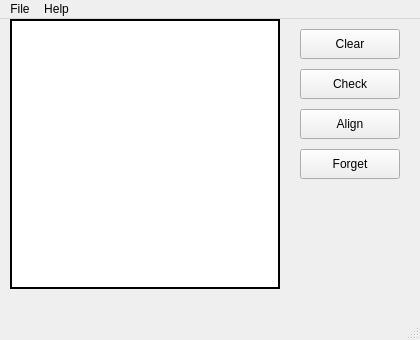
<?xml version="1.0" encoding="UTF-8"?>
<ui version="4.0">
 <class>MainWindow</class>
 <widget class="QMainWindow" name="MainWindow">
  <property name="geometry">
   <rect>
    <x>0</x>
    <y>0</y>
    <width>420</width>
    <height>340</height>
   </rect>
  </property>
  <property name="windowTitle">
   <string>MainWindow</string>
  </property>
  <widget class="QWidget" name="centralwidget">
   <widget class="QWidget" name="widget" native="true">
    <property name="geometry">
     <rect>
      <x>10</x>
      <y>0</y>
      <width>270</width>
      <height>270</height>
     </rect>
    </property>
    <property name="mouseTracking">
     <bool>false</bool>
    </property>
    <property name="autoFillBackground">
     <bool>false</bool>
    </property>
    <property name="styleSheet">
     <string notr="true">border: 2px solid black;
background-color: white;</string>
    </property>
   </widget>
    <widget class="QPushButton" name="clearButton">
    <property name="geometry">
     <rect>
      <x>300</x>
      <y>10</y>
      <width>100</width>
      <height>30</height>
     </rect>
    </property>
    <property name="text">
     <string>Clear</string>
    </property>
   </widget>
   <widget class="QPushButton" name="checkButton">
    <property name="geometry">
     <rect>
      <x>300</x>
      <y>50</y>
      <width>100</width>
      <height>30</height>
     </rect>
    </property>
    <property name="text">
     <string>Check</string>
    </property>
   </widget>
   <widget class="QPushButton" name="alignButton">
    <property name="geometry">
     <rect>
      <x>300</x>
      <y>90</y>
      <width>100</width>
      <height>30</height>
     </rect>
    </property>
    <property name="text">
     <string>Align</string>
    </property>
   </widget>
   <widget class="QPushButton" name="forgetButton">
    <property name="geometry">
     <rect>
      <x>300</x>
      <y>130</y>
      <width>100</width>
      <height>30</height>
     </rect>
    </property>
    <property name="text">
     <string>Forget</string>
    </property>
   </widget>
  </widget>
  <widget class="QMenuBar" name="menubar">
   <property name="geometry">
    <rect>
     <x>0</x>
     <y>0</y>
     <width>420</width>
     <height>33</height>
    </rect>
   </property>
   <widget class="QMenu" name="menuFile">
    <property name="title">
     <string>File</string>
    </property>
    <addaction name="actionLoad_weights"/>
    <addaction name="actionSave_weights"/>
   </widget>
   <widget class="QMenu" name="menuHelp">
    <property name="title">
     <string>Help</string>
    </property>
    <addaction name="actionAbout"/>
   </widget>
   <addaction name="menuFile"/>
   <addaction name="menuHelp"/>
  </widget>
  <widget class="QStatusBar" name="statusbar"/>
  <action name="actionLoad_weights">
   <property name="text">
    <string>Load weights</string>
   </property>
  </action>
  <action name="actionSave_weights">
   <property name="text">
    <string>Save weights</string>
   </property>
  </action>
  <action name="actionAbout">
   <property name="text">
    <string>About</string>
   </property>
  </action>
 </widget>
 <resources/>
 <connections/>
</ui>
